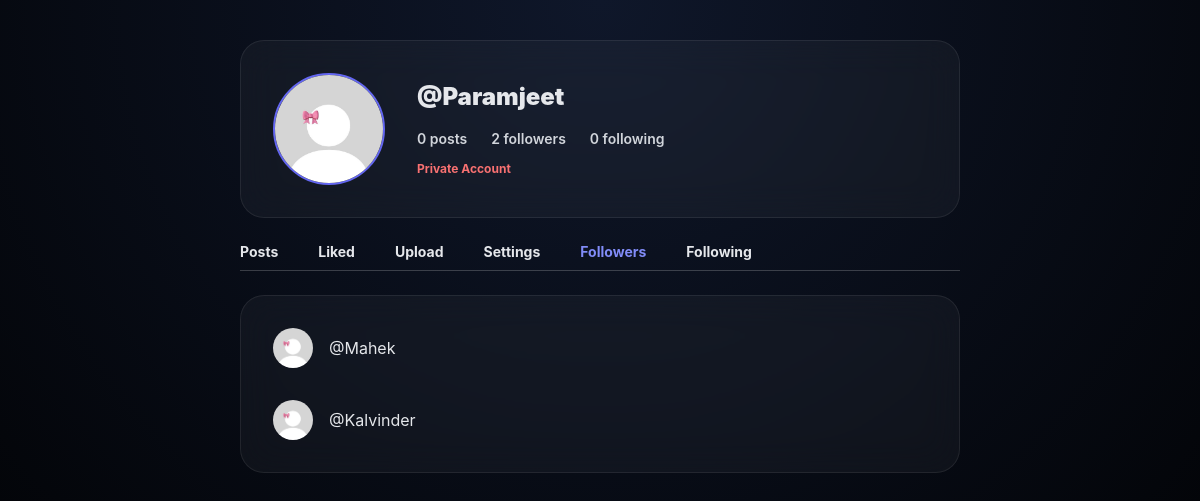
The app's page /profile/Paramjeet?tab=followers (signed in) with its own data.
### reveria.py (models this page shows, shortened)
class User(db.Model):
    id = db.Column(db.Integer, primary_key=True)
    name = db.Column(db.String(50))
    username = db.Column(db.String(20), unique=True, nullable=False)
    email = db.Column(db.String(50), unique=True, nullable=False)
    password_hash = db.Column(db.String(128))
    profile_pic = db.Column(db.String(100), default='default.jpg')
    is_private = db.Column(db.Boolean, default=False)
    posts = db.relationship('Post', backref='author', lazy=True, cascade="all, delete")
    likes = db.relationship('Like', backref='user', lazy=True)
    followed = db.relationship('User', secondary=followers,
        primaryjoin=(followers.c.follower_id == id),
        secondaryjoin=(followers.c.followed_id == id),
        backref=db.backref('followers', lazy='dynamic'), lazy='dynamic')
    def is_following(self, user): return self.followed.filter(followers.c.followed_id == user.id).count() > 0

### reveria.py (the view, shortened to what this page needs)
@app.route('/profile/<username>')
def profile(username):
    me = User.query.filter_by(username=session.get('username')).first()
    user = User.query.filter_by(username=username).first_or_404()
    tab = request.args.get('tab', 'posts')
    is_owner = me and me.id == user.id
    is_following = me and me.is_following(user)
    followers = user.followers.all()  # who follows this user
    following = user.followed.all()   # who this user follows
    liked_posts = (
        Post.query
        .join(Like)
        .filter(Like.user_id == user.id)
        .all()
    )
    return render_template(
        'profile.html',
        user=user,
        me=me,
        tab=tab,
        is_following=is_following,
        followers=followers,
        following=following,
        liked_posts=liked_posts
    )

### templates/profile.html (shortened to what this page needs)
<!DOCTYPE html>
<html lang="en">
<head>
    <script src="https://cdn.tailwindcss.com"></script>
    <link rel="stylesheet" href="https://cdnjs.cloudflare.com/ajax/libs/font-awesome/6.5.1/css/all.min.css">
</head>
<body class="min-h-screen flex justify-center">
<main class="w-full max-w-3xl px-6 py-10">
    <section class="glass rounded-3xl p-8 mb-6">
        <div class="flex items-center gap-8">
            <img src="/static/uploads/{{ user.profile_pic }}"
                 class="w-28 h-28 rounded-full object-cover border-2 border-indigo-500">
            <div class="flex-1">
                <div class="flex items-center gap-6">
                    <h1 class="text-2xl font-black">@{{ user.username }}</h1>
                </div>
                <div class="flex gap-6 mt-4 text-sm font-semibold text-gray-300">
                    <span>{{ user.posts|length }} posts</span>
                    <span>{{ user.followers.count() }} followers</span>
                    <span>{{ user.followed.count() }} following</span>
                </div>
                {% if user.is_private %}
                <p class="mt-3 text-xs text-red-400 font-bold">Private Account</p>
                {% endif %}
            </div>
        </div>
    </section>
    <nav class="flex gap-10 mb-6 font-bold text-sm border-b border-white/20 pb-2">
        <a href="?tab=posts" class="{{ 'tab-active' if tab == 'posts' else '' }}">Posts</a>
        {% if me.username == user.username %}
            <a href="?tab=liked" class="{{ 'tab-active' if tab == 'liked' else '' }}">Liked</a>
            <a href="?tab=upload" class="{{ 'tab-active' if tab == 'upload' else '' }}">Upload</a>
            <a href="?tab=settings" class="{{ 'tab-active' if tab == 'settings' else '' }}">Settings</a>
    <a href="?tab=followers" class="{{ 'text-indigo-400' if tab=='followers' }}">Followers</a>
    <a href="?tab=following" class="{{ 'text-indigo-400' if tab=='following' }}">Following</a>
        {% endif %}
    </nav>
{% if tab == 'followers' %}
<section class="glass rounded-3xl p-6 grid gap-4">
    {% for f in followers %}
    <a href="{{ url_for('profile', username=f.username) }}" class="flex items-center gap-4 hover:bg-white/5 p-2 rounded-xl">
        <img src="/static/uploads/{{ f.profile_pic }}" class="w-10 h-10 rounded-full object-cover">
        <span>@{{ f.username }}</span>
    </a>
    {% else %}
    <p class="text-gray-400 text-sm text-center">No followers yet</p>
    {% endfor %}
</section>
{% endif %}
</main>
</body>
</html>

### templates/profile.html (style rules this page uses)
body { background: radial-gradient(circle at top, #0f172a, #000); color: #e5e7eb; font-family: 'Inter', sans-serif; }
.glass { background: rgba(255,255,255,0.04); backdrop-filter: blur(18px); border: 1px solid rgba(255,255,255,0.08); }
a { text-decoration: none; }

### records on screen
User: profile_pic (placeholder picture), username "Paramjeet"
User: profile_pic (placeholder picture), username "Mahek"
User: profile_pic (placeholder picture), username "Kalvinder"

### other values on screen
{{ user.posts|length }} "0"
{{ user.followers.count() }} "2"
{{ user.followed.count() }} "0"
